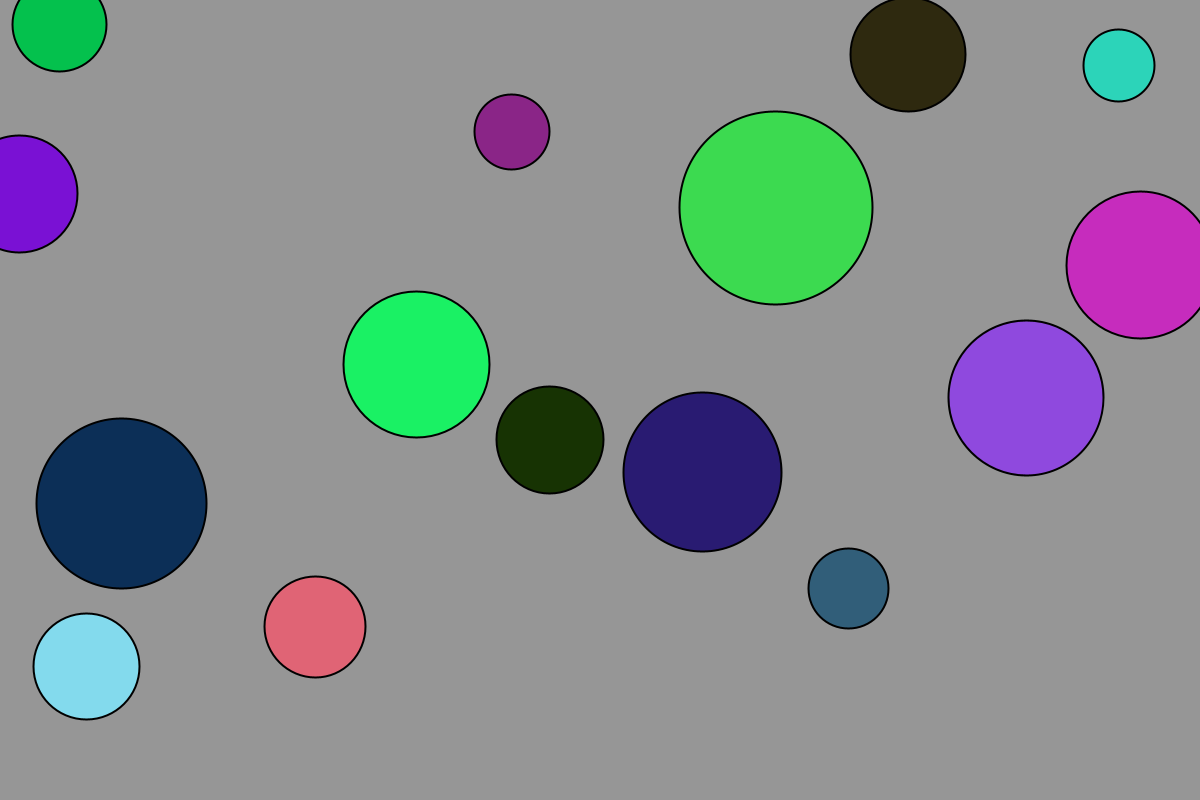
Frame 1 (no input)
Frame 60 (the mouse pressed at the canvas centre just before this capture): identical to frame 1, image omitted
Frame 120 (the mouse held since frame 60 and released just before this capture): identical to frame 1, image omitted

The Processing sketch that drew this single still picture (run headless with seeded random() and noise(); from frame 60 on, the mouse is pressed at the canvas centre):

// Processing sketch: ray_circle_intersection
// ── ray_circle_intersection.pde
/*

https://raytracing.github.io/books/RayTracingInOneWeekend.html

*/

ArrayList<Disc> discs;
ArrayList<Ray>  rays;
Disc            workDisc;
Ray             workRay;
int             state;
int             prevt;

void setup() {
  size(1200, 800);

  reset(15);
}

void reset(int n) {
  discs = randomCircles(n, false);
  rays = new ArrayList<Ray>();
  state = 0;
  prevt = millis();
}

void draw() {
  background(150);
  strokeWeight(2);

  for (Disc d : discs)
    d.draw();
  for (Ray r : rays)
    r.draw();
  if (workDisc != null)
    workDisc.draw();
  if (workRay != null)
    workRay.draw();
  drawIntersections();
  
  int t = millis();
  float dt = abs(t-prevt) / 1e3;
  update(dt);
  prevt = t;
  mouseMoved();
}

void drawIntersections() {
  float[] t = new float[2];
  for (Ray r : rays) {
    for (Disc d : discs) {
      if (!rayVsCircle(r, d, t))
        continue;

      for (int i = 0; i < 2; i++) {
        if (0 <= t[i] && t[i] <= r.tick) {
          PVector p = r.at(t[i]);
          fill(30);
          circle(p.x, p.y, 10);
        }
      }
    }
  }
}

void update(float dt) {
  for (int i = 0; i < rays.size(); ) {
    Ray r = rays.get(i);
    r.tick += dt;

    PVector p0 = r.at(0);
    PVector p1 = r.at(r.tick);
    if (!(0 <= p1.x && p1.x < width) || !(0 <= p1.y && p1.y < height))
      r.origin.set(p0.x + r.direction.x*dt, p0.y + r.direction.y*dt);

    if (!(0 <= p0.x && p0.x < width) && !(0 <= p0.y && p0.y < height))
      rays.remove(i);
    else
      i++;
  }
}

void keyPressed() {
  if (key == ' ')
    reset(20);
  else if (keyCode == BACKSPACE)
    reset(0);
}

int mouseButtonMask(int button) {
  switch (button) {
  case LEFT:
    return 0x1;
  case CENTER:
    return 0x2;
  case RIGHT:
    return 0x4;
  }
  return 0;
}

void mouseMoved() {
  switch (state&0x7) {
  case 0x1:
    workRay.direction.set(mouseX-workRay.origin.x, mouseY-workRay.origin.y);
    break;

  case 0x4:
    workDisc.radius = dist(mouseX, mouseY, workDisc.center.x, workDisc.center.y);
    break;
  }
}

void mousePressed() {
  if ((state&0x7) != 0)
    return;

  state |= mouseButtonMask(mouseButton);
  switch (mouseButton) {
  case LEFT:
    workRay = new Ray(new PVector(mouseX, mouseY), new PVector(), 1, 1, color(0));
    break;

  case RIGHT:
    workDisc = new Disc(new PVector(mouseX, mouseY), 0, randomColor());
    break;
  }
}

void mouseReleased() {
  switch (state&0x7) {
  case 0x1:
    Ray r = new Ray(workRay.origin, workRay.direction, 0, 0, randomColor());
    rays.add(r);
    workRay = null;
    break;

  case 0x4:
    discs.add(workDisc);
    workDisc = null;
    break;
  }

  state &= ~mouseButtonMask(mouseButton);
}

color randomColor() {
  return color(random(255), random(255), random(255));
}

PVector randomPoint() {
  return new PVector(random(width), random(height));
}

ArrayList<Disc> randomCircles(int len, boolean overlap) {
  ArrayList<Disc> l = new ArrayList<Disc>();
  PVector[] r = new PVector[]{new PVector(), new PVector()};

  int tries = 0;
  for (int i = 0; i < len; ) {
    Disc d = new Disc(randomPoint(), random(30, 100), randomColor());

    boolean collided = false;
    if (!overlap) {
      for (Disc p : l) {
        if (circleVsCircle(p.center, d.center, p.radius, d.radius, r) >= 0 || pointInCircle(p.center, p.radius, d.center)) {
          collided = true;
          tries++;
          break;
        }
      }
    }

    if (overlap || !collided) {
      l.add(d);
      i++;
      tries = 0;
    } else if (tries >= len*len)
      break;
  }

  return l;
}

boolean pointInCircle(PVector c, float r, PVector p) {
  float dx = p.x - c.x;
  float dy = p.y - c.y;
  return dx*dx + dy*dy < r*r;
}

int circleVsCircle(PVector c1, PVector c2, float r1, float r2, PVector[] r) {
  float dx = c2.x - c1.x;
  float dy = c2.y - c1.y;
  float d = sqrt(dx*dx + dy*dy);
  if (d > r1+r2 || d < abs(r1-r2))
    return -1;
  if (d == 0 && r1 == r2)
    return 1;
  
  float a = (r1*r1 - r2*r2 + d*d) / (2*d);
  float h = sqrt(r1*r1 - a*a);
  float x2 = c1.x + (dx*a)/d;
  float y2 = c1.y + (dy*a)/d;
  float rx = -dy*(h/d);
  float ry = dx*(h/d);
  
  r[0].set(x2+rx, y2+ry);
  r[1].set(x2-rx, y2-ry);
  return 0;
}

/*

The equation of a sphere (also applies to a circle) is

(x - Cx)^2 + (y - Cy)^2 + (z - Cz)^2 = r^2

We can rewrite this using dot product of a test point and the sphere center point and make it an implicit equation 
(P - C).(P - C) - r^2 = 0

The parametric equation of a line is
P(t) = A + tB

Substitute in the equation above and we get
(A + tB - C).(A + tB - C) - r^2 = 0

We want the equation to be in the form
ax^2 + bx + c = 0
to be able to use the quadratic formula.

We can do this by rewriting the above formula into
(Xt + Y)^2
X=t*B
Y=A-C

Expand the above out and resubstitute the original variables back in to get
t^2*B.B + t*2*b.(A - C) + (A - C).(A - C) - r^2 = 0

*/

boolean rayVsCircle(Ray r, Disc c, float[] t) {
  PVector oc = PVector.sub(r.origin, c.center);
  float pa = PVector.dot(r.direction, r.direction);
  float hb = PVector.dot(oc, r.direction);
  float pc = PVector.dot(oc, oc) - c.radius*c.radius;
  float d = hb*hb - pa*pc;
  if (d < 0)
    return false;
  float sd = sqrt(d);

  t[0] = (-hb - sd) / pa;
  t[1] = (-hb + sd) / pa;
  return true;
}

void dashline(float x1, float y1, float x2, float y2, int n) {
  PVector p = new PVector(x1, y1);
  PVector q = new PVector();
  for (int i = 1; i < 2*n; i++) {
    float t = i*0.5/n;

    q.set(x1 + (x2-x1)*t, y1 + (y2-y1)*t);
    if ((i&1) != 0)
      line(round(p.x), round(p.y), round(q.x), round(q.y));
    p.set(q);
  }
}

class Disc {
  PVector center;
  float radius;
  color chroma;
  
  Disc(PVector center, float radius, color chroma) {
    this.center = center;
    this.radius = radius;
    this.chroma = chroma;
  }
  
  void draw() {
    push();
    fill(chroma);
    circle(center.x, center.y, 2*radius);
    pop();
  }
}

class Ray {
  PVector origin;
  PVector direction;
  float tick;
  int mode;
  color chroma;

  Ray(PVector origin, PVector direction, float tick, int mode, color chroma) {
    this.origin = origin;
    this.direction = direction;
    this.tick = tick;
    this.mode = mode;
    this.chroma = chroma;
  }
  
  PVector at(float t) {
    return new PVector(origin.x + direction.x*t, origin.y + direction.y*t);
  }

  void draw() {
    push();
    stroke(chroma);
    PVector p0 = at(0);
    PVector p1 = at(tick);
    if (mode == 1)
      dashline(p0.x, p0.y, p1.x, p1.y, 20);
    else
      line(p0.x, p0.y, p1.x, p1.y);
    pop();
  }
}
